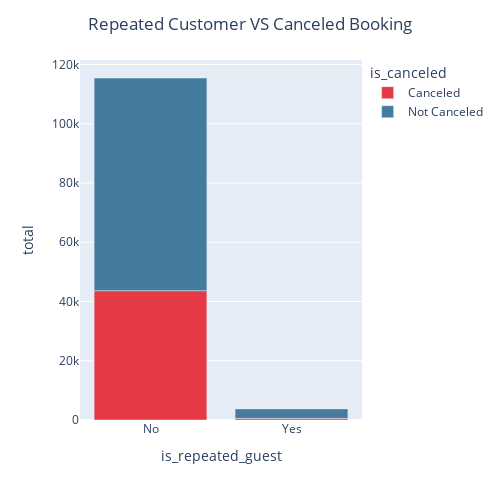

Notebook cell for this chart:
### Markdown cell above
**Repeated Customer VS Canceled Booking**

### Code cell
# Distribution of hotel type
repeat_cancel = df.groupby(['is_repeated_guest','is_canceled']).agg(total = ('is_repeated_guest','count')).reset_index()
repeat_cancel_plot = py.bar(repeat_cancel, x = 'is_repeated_guest', y = 'total', color = 'is_canceled',color_discrete_sequence=["#e63946","#457b9d"])
repeat_cancel_plot.update_layout(title={
        'text': 'Repeated Customer VS Canceled Booking',
        'x': 0.5,
        'xanchor': 'center'
    })
repeat_cancel_plot.update_layout(width=500, height=500)
repeat_cancel_plot.show()

### Figure 1 — Plotly figure (JSON) as saved in the notebook; plotly's stock layout.template omitted (floating-point values rounded to 4 significant figures)
{"data": [{"alignmentgroup": "True", "hovertemplate": "is_canceled=Canceled<br>is_repeated_guest=%{x}<br>total=%{y}<extra></extra>", "legendgroup": "Canceled", "marker": {"color": "#e63946", "pattern": {"shape": ""}}, "name": "Canceled", "offsetgroup": "Canceled", "orientation": "v", "showlegend": true, "textposition": "auto", "type": "bar", "x": ["No", "Yes"], "xaxis": "x", "y": [43649, 550], "yaxis": "y"}, {"alignmentgroup": "True", "hovertemplate": "is_canceled=Not Canceled<br>is_repeated_guest=%{x}<br>total=%{y}<extra></extra>", "legendgroup": "Not Canceled", "marker": {"color": "#457b9d", "pattern": {"shape": ""}}, "name": "Not Canceled", "offsetgroup": "Not Canceled", "orientation": "v", "showlegend": true, "textposition": "auto", "type": "bar", "x": ["No", "Yes"], "xaxis": "x", "y": [71806, 3204], "yaxis": "y"}], "layout": {"barmode": "relative", "height": 500, "legend": {"title": {"text": "is_canceled"}, "tracegroupgap": 0}, "margin": {"t": 60}, "title": {"text": "Repeated Customer VS Canceled Booking", "x": 0.5, "xanchor": "center"}, "width": 500, "xaxis": {"anchor": "y", "domain": [0, 1], "title": {"text": "is_repeated_guest"}}, "yaxis": {"anchor": "x", "domain": [0, 1], "title": {"text": "total"}}}}
